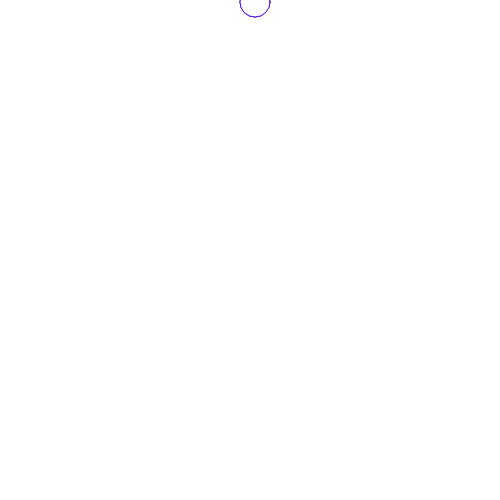
Frame 1 (no input)
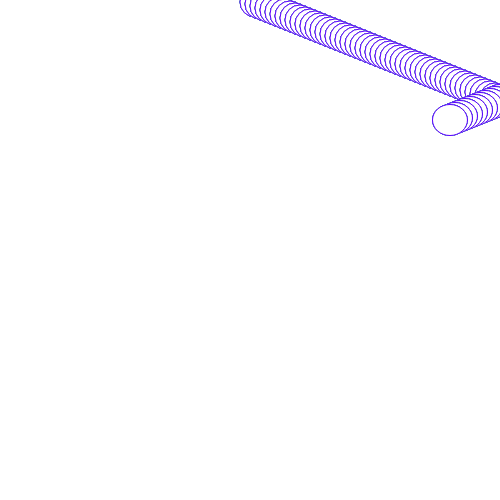
Frame 60 (no input)
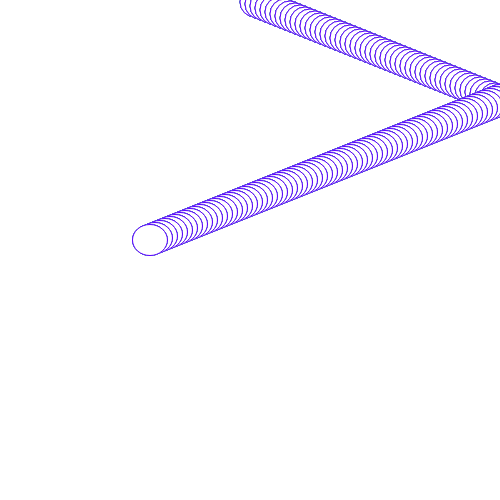
Frame 120 (the mouse pressed at the canvas centre since frame 60)

The p5.js sketch that drew these frames (run headless with seeded random() and noise() and a simulated clock; from frame 60 on, the mouse is pressed at the canvas centre):

// p5.js sketch
// ── sketch.js
var xPos;
var velocity; 
var yPos;
var yVelocity;
var myObject;
var myBallTwo;
var myBallThree;
var sizeOne;
var sizeTwo;

function setup(){
	createCanvas(500,500);
	myObject = new Ball(250,0,5,2,30,30);
	myball = new Ball(250,0,5,2,30,30);
	myBallTwo = new Ball(250,0,5,2,30,30);
	myBallThree = new Ball(250,0,5,2,30,30);

}
function draw(){

	push();
	stroke(255,0,100);

	myObject.animate();
	myObject.display();

	pop();
	push();
	stroke(0,255,100);
	myball.animate();
	myball.display();
	pop();
	push();
	stroke(0,100,255);
	myBallTwo.animate();
	myBallTwo.display();
	pop();
	push();
	stroke(100,0,255);
	myBallThree.animate();
	myBallThree.display();
	pop();

	
}

function Ball (xPos,yPos,velocity,yVelocity,sizeOne,sizeTwo){
	this.x =xPos;
	this.y = yPos;
	this.velocity =  velocity;
	this.yVelocity= yVelocity;
	this.sizeOne= sizeOne;
	this.sizeTwo= sizeTwo;

	this.animate = function(){
		this.x += this.velocity;
		if (this.x >= width || this.x<=0){
			this.velocity = -this.velocity;
			for (i=1; i<5;i++){
				this.sizeOne+=i/2;
				this.sizeTwo+=i/10;
									
		}
		}	

		this.y+=this.yVelocity;
		if (this.y>= height || this.y<=0){
			this.yVelocity = -this.yVelocity;
		}
		
	}
	this.display = function(){
		ellipse(this.x,this.y,this.sizeOne,this.sizeTwo);
	
	}





};
